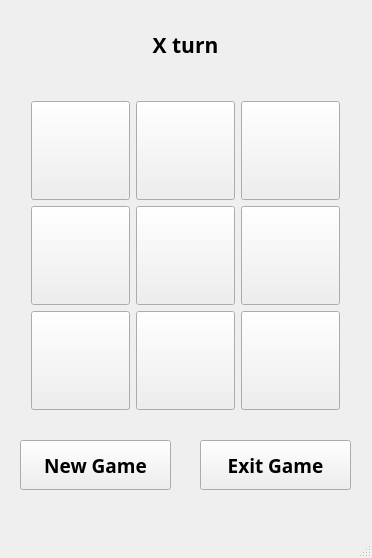
<?xml version="1.0" encoding="UTF-8"?>
<ui version="4.0">
 <class>MainWindow</class>
 <widget class="QMainWindow" name="MainWindow">
  <property name="geometry">
   <rect>
    <x>0</x>
    <y>0</y>
    <width>372</width>
    <height>558</height>
   </rect>
  </property>
  <property name="windowTitle">
   <string>TicTacToe</string>
  </property>
  <widget class="QWidget" name="centralWidget">
   <widget class="QPushButton" name="newGameBtn">
    <property name="geometry">
     <rect>
      <x>20</x>
      <y>440</y>
      <width>151</width>
      <height>50</height>
     </rect>
    </property>
    <property name="font">
     <font>
      <family>Yu Gothic UI Semibold</family>
      <pointsize>14</pointsize>
      <weight>75</weight>
      <bold>true</bold>
     </font>
    </property>
    <property name="text">
     <string>New Game</string>
    </property>
    <property name="flat">
     <bool>false</bool>
    </property>
   </widget>
   <widget class="QPushButton" name="exitBtn">
    <property name="geometry">
     <rect>
      <x>200</x>
      <y>440</y>
      <width>151</width>
      <height>50</height>
     </rect>
    </property>
    <property name="font">
     <font>
      <family>Yu Gothic UI Semibold</family>
      <pointsize>14</pointsize>
      <weight>75</weight>
      <bold>true</bold>
     </font>
    </property>
    <property name="text">
     <string>Exit Game</string>
    </property>
    <property name="flat">
     <bool>false</bool>
    </property>
   </widget>
   <widget class="QLabel" name="mainLabel">
    <property name="geometry">
     <rect>
      <x>20</x>
      <y>20</y>
      <width>331</width>
      <height>50</height>
     </rect>
    </property>
    <property name="sizePolicy">
     <sizepolicy hsizetype="Preferred" vsizetype="Expanding">
      <horstretch>0</horstretch>
      <verstretch>0</verstretch>
     </sizepolicy>
    </property>
    <property name="font">
     <font>
      <family>Bahnschrift SemiBold</family>
      <pointsize>16</pointsize>
      <weight>75</weight>
      <italic>false</italic>
      <bold>true</bold>
      <kerning>true</kerning>
     </font>
    </property>
    <property name="text">
     <string>X turn</string>
    </property>
    <property name="alignment">
     <set>Qt::AlignCenter</set>
    </property>
   </widget>
   <widget class="QWidget" name="gridLayoutWidget">
    <property name="geometry">
     <rect>
      <x>20</x>
      <y>90</y>
      <width>331</width>
      <height>331</height>
     </rect>
    </property>
    <property name="sizePolicy">
     <sizepolicy hsizetype="Ignored" vsizetype="Ignored">
      <horstretch>0</horstretch>
      <verstretch>0</verstretch>
     </sizepolicy>
    </property>
    <property name="font">
     <font>
      <pointsize>40</pointsize>
     </font>
    </property>
    <layout class="QGridLayout" name="gridLayout">
     <property name="sizeConstraint">
      <enum>QLayout::SetDefaultConstraint</enum>
     </property>
     <item row="2" column="3">
      <widget class="QPushButton" name="pushButton_9">
       <property name="sizePolicy">
        <sizepolicy hsizetype="Ignored" vsizetype="Ignored">
         <horstretch>0</horstretch>
         <verstretch>0</verstretch>
        </sizepolicy>
       </property>
       <property name="font">
        <font>
         <pointsize>40</pointsize>
        </font>
       </property>
       <property name="text">
        <string/>
       </property>
      </widget>
     </item>
     <item row="2" column="0">
      <widget class="QPushButton" name="pushButton_7">
       <property name="sizePolicy">
        <sizepolicy hsizetype="Ignored" vsizetype="Ignored">
         <horstretch>0</horstretch>
         <verstretch>0</verstretch>
        </sizepolicy>
       </property>
       <property name="font">
        <font>
         <pointsize>40</pointsize>
        </font>
       </property>
       <property name="text">
        <string/>
       </property>
      </widget>
     </item>
     <item row="1" column="0">
      <widget class="QPushButton" name="pushButton_4">
       <property name="sizePolicy">
        <sizepolicy hsizetype="Ignored" vsizetype="Ignored">
         <horstretch>0</horstretch>
         <verstretch>0</verstretch>
        </sizepolicy>
       </property>
       <property name="font">
        <font>
         <pointsize>40</pointsize>
        </font>
       </property>
       <property name="text">
        <string/>
       </property>
      </widget>
     </item>
     <item row="1" column="3">
      <widget class="QPushButton" name="pushButton_6">
       <property name="sizePolicy">
        <sizepolicy hsizetype="Ignored" vsizetype="Ignored">
         <horstretch>0</horstretch>
         <verstretch>0</verstretch>
        </sizepolicy>
       </property>
       <property name="font">
        <font>
         <pointsize>40</pointsize>
        </font>
       </property>
       <property name="text">
        <string/>
       </property>
      </widget>
     </item>
     <item row="0" column="2">
      <widget class="QPushButton" name="pushButton_2">
       <property name="sizePolicy">
        <sizepolicy hsizetype="Ignored" vsizetype="Ignored">
         <horstretch>0</horstretch>
         <verstretch>0</verstretch>
        </sizepolicy>
       </property>
       <property name="font">
        <font>
         <pointsize>40</pointsize>
        </font>
       </property>
       <property name="text">
        <string/>
       </property>
      </widget>
     </item>
     <item row="0" column="0">
      <widget class="QPushButton" name="pushButton_1">
       <property name="sizePolicy">
        <sizepolicy hsizetype="Ignored" vsizetype="Ignored">
         <horstretch>0</horstretch>
         <verstretch>0</verstretch>
        </sizepolicy>
       </property>
       <property name="font">
        <font>
         <pointsize>40</pointsize>
        </font>
       </property>
       <property name="text">
        <string/>
       </property>
       <property name="iconSize">
        <size>
         <width>16</width>
         <height>16</height>
        </size>
       </property>
      </widget>
     </item>
     <item row="1" column="2">
      <widget class="QPushButton" name="pushButton_5">
       <property name="sizePolicy">
        <sizepolicy hsizetype="Ignored" vsizetype="Ignored">
         <horstretch>0</horstretch>
         <verstretch>0</verstretch>
        </sizepolicy>
       </property>
       <property name="font">
        <font>
         <pointsize>40</pointsize>
        </font>
       </property>
       <property name="text">
        <string/>
       </property>
      </widget>
     </item>
     <item row="2" column="2">
      <widget class="QPushButton" name="pushButton_8">
       <property name="sizePolicy">
        <sizepolicy hsizetype="Ignored" vsizetype="Ignored">
         <horstretch>0</horstretch>
         <verstretch>0</verstretch>
        </sizepolicy>
       </property>
       <property name="font">
        <font>
         <pointsize>40</pointsize>
        </font>
       </property>
       <property name="text">
        <string/>
       </property>
      </widget>
     </item>
     <item row="0" column="3">
      <widget class="QPushButton" name="pushButton_3">
       <property name="sizePolicy">
        <sizepolicy hsizetype="Ignored" vsizetype="Ignored">
         <horstretch>0</horstretch>
         <verstretch>0</verstretch>
        </sizepolicy>
       </property>
       <property name="font">
        <font>
         <pointsize>40</pointsize>
        </font>
       </property>
       <property name="text">
        <string/>
       </property>
      </widget>
     </item>
    </layout>
   </widget>
  </widget>
  <widget class="QStatusBar" name="statusBar"/>
 </widget>
 <layoutdefault spacing="6" margin="11"/>
 <resources/>
 <connections>
  <connection>
   <sender>exitBtn</sender>
   <signal>clicked()</signal>
   <receiver>MainWindow</receiver>
   <slot>close()</slot>
   <hints>
    <hint type="sourcelabel">
     <x>275</x>
     <y>497</y>
    </hint>
    <hint type="destinationlabel">
     <x>185</x>
     <y>278</y>
    </hint>
   </hints>
  </connection>
 </connections>
</ui>
